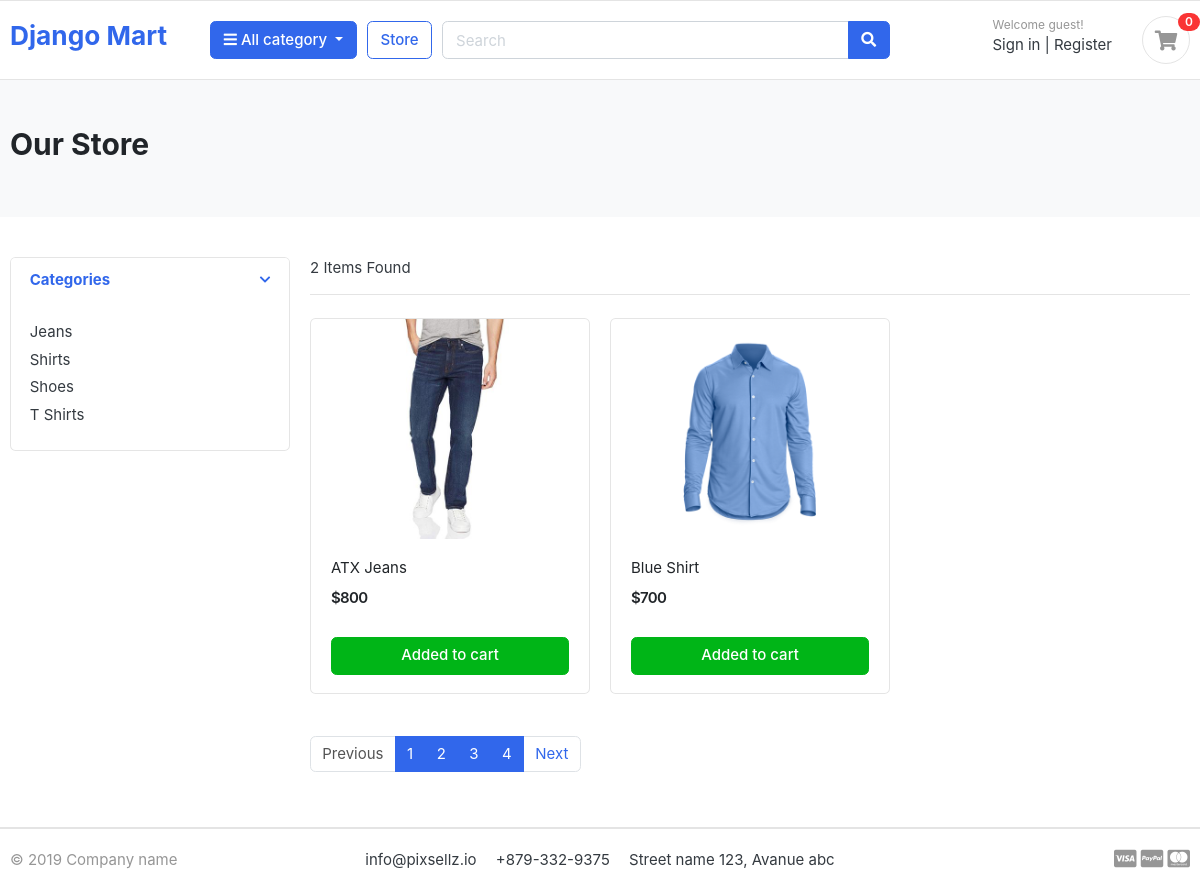
/store/, run on the app's committed database.
### category/models.py (models this page shows, shortened)
class Category(models.Model):
    category_name = models.CharField(max_length=50, unique=True)
    slug = models.SlugField(max_length=100, unique = True)
    description = models.TextField(max_length = 255, blank=True)
    cat_image = models.ImageField(upload_to = 'photos/categories', blank=True)

### store/models.py (models this page shows, shortened)
class Product(models.Model):
    product_name = models.CharField(max_length = 100, unique=True)
    slug = models.SlugField(max_length=200, unique = True)
    description = models.TextField(max_length=500, blank=True)
    price = models.IntegerField()
    image = models.ImageField(upload_to='photos/products')
    stock = models.IntegerField()
    is_available = models.BooleanField(default = True)
    category = models.ForeignKey(Category, on_delete=models.CASCADE)
    created_date = models.DateTimeField(auto_now_add=True)
    modified_date = models.DateTimeField(auto_now=True)

### store/views.py (the view)
# urls.py: path('store/', include('store.urls')),
def store(request, category_slug=None):
    if category_slug:
        category = get_object_or_404(Category, slug = category_slug)
        products = Product.objects.filter(is_available=True, category=category)  # Category wise products
        page = request.GET.get('page')
        paginator = Paginator(products, 1)  # It will show 1 products per page
        paged_product = paginator.get_page(page)
    else:
        products = Product.objects.filter(is_available = True)  # All products
        paginator = Paginator(products, 2)  # It will show 2 products per page
        page = request.GET.get('page')
        paged_product = paginator.get_page(page)
    categories = Category.objects.all()
    context = {'products': paged_product, 'categories': categories, }
    return render(request, 'store/store.html', context)

### store/templates/store/store.html
{% extends 'base.html' %}
{% load static %}
{% block body %}
<section class="section-pagetop bg">
<div class="container">
	<h2 class="title-page">Our Store</h2>
</div>
</section>
<section class="section-content padding-y">
<div class="container">
<div class="row">
	<aside class="col-md-3">
<div class="card">
	<article class="filter-group">
		<header class="card-header">
			<a href="#" data-toggle="collapse" data-target="#collapse_1" aria-expanded="true" class="">
				<i class="icon-control fa fa-chevron-down"></i>
				<h6 class="title">Categories</h6>
			</a>
		</header>
		<div class="filter-content collapse show" id="collapse_1" >
			<div class="card-body">
				<ul class="list-menu">
					{% for i in categories %}
						<li><a href="{% url 'products_by_category' category_slug=i.slug %}">{{i.category_name}}</a></li>
					{% endfor %}
				</ul>
			</div>
		</div>
	</article>
</div>
	</aside>
	<main class="col-md-9">
<header class="border-bottom mb-4 pb-3">
		<div class="form-inline">
			<span class="mr-md-auto">{{products | length}} Items Found</span>
		</div>
</header>
<div class="row">
	{% for item in products %}
	<div class="col-md-4">
		<figure class="card card-product-grid">
			<div class="img-wrap">
				<img src="{{item.image.url}}">
			</div>
			<figcaption class="info-wrap">
				<div class="fix-height">
					<a href="{% url 'product_detail' item.category.slug  item.slug %}" class="title">{{item.product_name}}</a>
					<div class="price-wrap mt-2">
						<span class="price">${{item.price}}</span>
					</div>
				</div>
				<a href="#" class="btn btn-block btn-success">Added to cart </a>
			</figcaption>
		</figure>
	</div>
	{% endfor %}
</div>
<nav class="mt-4" aria-label="Page navigation sample">
  <ul class="pagination">
	{% if products.has_previous %}
    	<li class="page-item"><a class="page-link" href="?page={{products.previous_page_number}}">Previous</a></li>
    {% else %}
		<li class="page-item disabled"><a class="page-link" href="#">Previous</a></li>
	{% endif %}
	{% for i in products.paginator.page_range %}
    	<li class="page-item active"><a class="page-link" href="?page={{i}}">{{i}}</a></li>
	{% endfor %}
	{% if products.has_next %}
    	<li class="page-item"><a class="page-link" href="?page={{products.next_page_number}}">Next</a></li>
	{% else %}
    	<li class="page-item disabled"><a class="page-link" href="#">Next</a></li>
	{% endif %}
  </ul>
</nav>
	</main>
</div>
</div>
</section>
{% endblock %}

### static/css/ui.css (style rules this page uses)
html { font-family: "Inter", sans-serif; font-size: 15px; }
.img-wrap { text-align: center; display: block; }
.img-wrap img { max-width: 100%; }
.price-wrap { letter-spacing: -0.7px; }
.padding-y { padding-top: 40px; padding-bottom: 40px; }
figure { margin-bottom: 0; }
article:after, .form-group:after { display: block; clear: both; content: ""; }
.bg { background-color: #f8f9fa; }
.title-page { color: #212529; }
[class*=list-] li:after { visibility: hidden; display: block; content: ""; overflow: hidden; height: 0; clear: both; }
.list-menu { list-style: none; margin: 0; padding-left: 0; }
.list-menu li { margin-bottom: 5px; }
.list-menu a { color: #343a40; }
[class*=card-product] a.title { color: #212529; display: block; }
[class*=card-product] .img-wrap { overflow: hidden; position: relative; }
[class*=card-product] .img-wrap img { height: 100%; max-width: 100%; width: auto; display: inline-block; -o-object-fit: cover; object-fit: cover; }
.card-product-grid { margin-bottom: 20px; }
.card-product-grid .img-wrap { border-radius: 0.2rem 0.2rem 0 0; height: 220px; }
.card-product-grid .info-wrap { overflow: hidden; padding: 18px 20px; }
.card-product-grid .fix-height { height: 80px; overflow: hidden; }
.card .img-wrap { overflow: hidden; }
.price { font-weight: 600; color: #212529; }
.icon-control { margin-top: 5px; float: right; font-size: 80%; }
.card-header .title { margin-bottom: 0; line-height: 1.5; }
.filter-group { border-bottom: 1px solid #e4e4e4; }
.filter-group .card-header { border-bottom: 0; }
.filter-group:last-child { border-bottom: 0; }
.section-pagetop { padding: 45px 0; }

### data on the page
Category: category_name "Jeans"
Category: category_name "Shirts"
Category: category_name "Shoes"
Category: category_name "T Shirts"
Product: image (picture), product_name "ATX Jeans", price "800"
Product: image (picture), product_name "Blue Shirt", price "700"

### other printed values
{{ products | length }} "2"
{{ i }} "1" "2" "3" "4"
